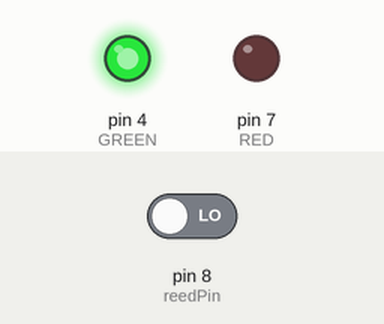
This sketch was run on a simulated Arduino Uno, built with avr-gcc and run on an emulated ATmega328P. Shown: output pins drawn as LEDs (lit = HIGH). The test bench sets the inputs (shaded band); at power-on: pin 8 (reedPin) LOW.

Above: at 1.2 s.
1.3 s: pin 8 (reedPin) driven HIGH
At 1.8 s:
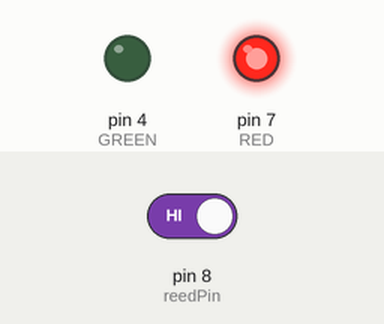
2.8 s: pin 8 (reedPin) driven LOW
At 4.1 s:
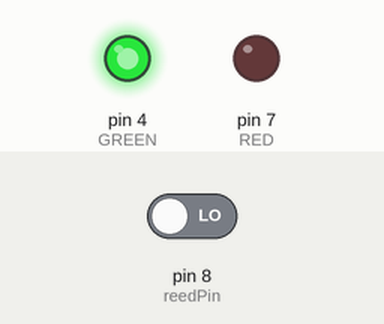
Timing chart, 0 to 5.8 s (numbered marks = the images above; inputs shaded):
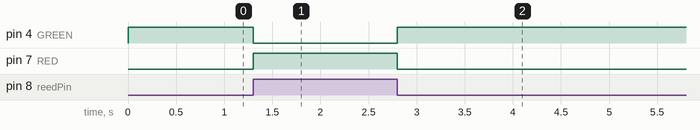

The sketch:

REED_RELEE.ino
```cpp
/*
------------ Reed relee ---------------
 The reed relee one side to 5v th eother side to pin 8 and 220 -> GND
 Led positve side to pin(1-13) in this case we are useing two leds pin 4 - 7
*/

const int GREEN = 4;
const int RED = 7;
const int reedPin = 8;

void setup() {
  pinMode(GREEN, OUTPUT);
  pinMode(RED, OUTPUT);
  pinMode(reedPin, INPUT);
}


void loop() {
  //blinkTest(GREEN, RED);
  int reedState = digitalRead(reedPin);


  if (reedState == HIGH) {
    digitalWrite(RED, HIGH);
    digitalWrite(GREEN, LOW);

  } else {
    digitalWrite(GREEN, HIGH);
    digitalWrite(RED, LOW);
  }
}
```

Measured:
- after the input at 1.3 s, pin 4 (GREEN): HIGH → LOW at once; pin 7 (RED): LOW → HIGH at once
- after the input at 2.8 s, pin 4 (GREEN): LOW → HIGH at once; pin 7 (RED): HIGH → LOW at once
